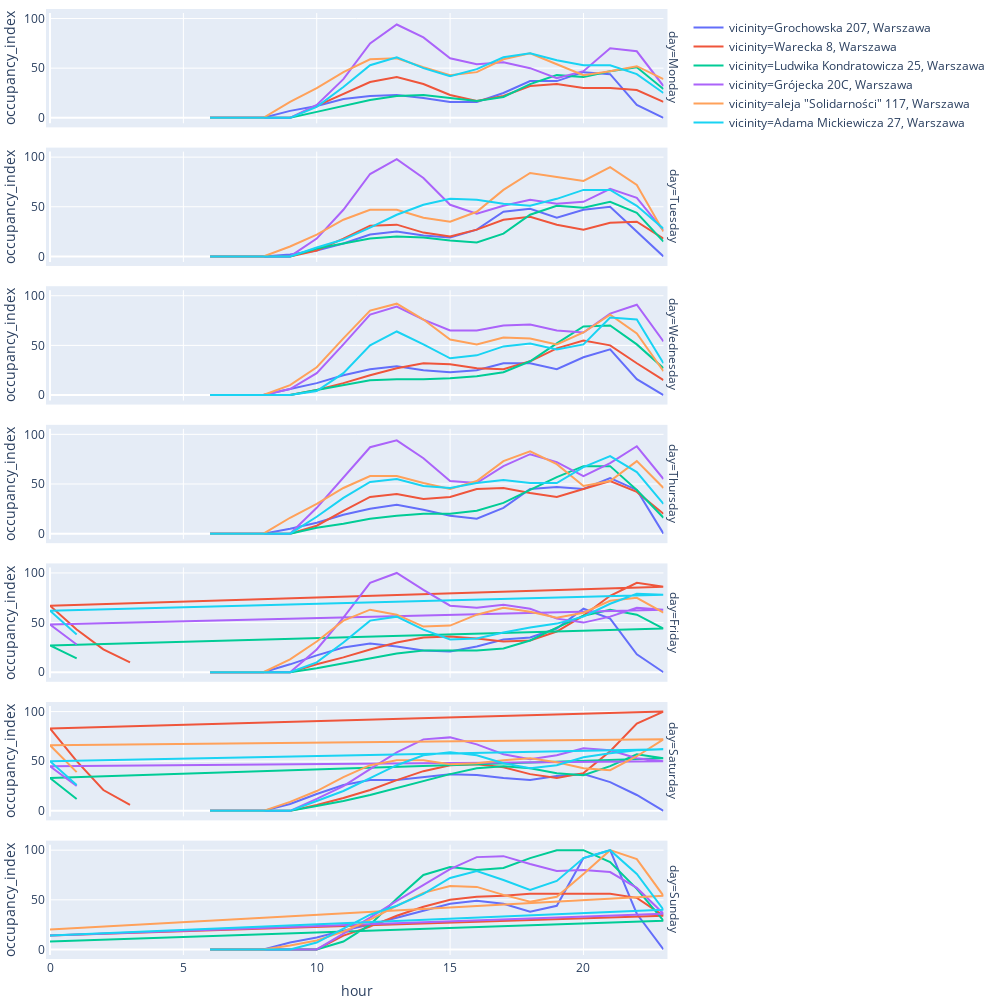

Notebook code for this chart:
### Code cell
# TODO - correct 24.00 -> 0.00 connetcion!

week_days = ['Monday', 'Tuesday', 'Wednesday', 'Thursday', 'Friday', 'Saturday', 'Sunday']
fig = px.line(dr.read_amrit_occupations(), x='hour', y='occupancy_index', facet_row='day', color='vicinity', 
                category_orders={"day": week_days})

fig.update_layout(
    autosize=False,
    width=1000,
    height=1000,
    margin=go.layout.Margin(
        l=50,
        r=50,
        b=10,
        t=10,
        pad=4
    ),
#     paper_bgcolor="LightSteelBlue",
)


fig.show()

### Figure 1 — Plotly figure (JSON) as saved in the notebook; plotly's stock layout.template omitted (floating-point values rounded to 4 significant figures)
{"data": [{"hoverlabel": {"namelength": 0}, "hovertemplate": "vicinity=Grochowska 207, Warszawa<br>day=Monday<br>hour=%{x}<br>occupancy_index=%{y}", "legendgroup": "vicinity=Grochowska 207, Warszawa", "line": {"color": "#636efa", "dash": "solid"}, "mode": "lines", "name": "vicinity=Grochowska 207, Warszawa", "showlegend": true, "type": "scatter", "x": [6, 7, 8, 9, 10, 11, 12, 13, 14, 15, 16, 17, 18, 19, 20, 21, 22, 23], "xaxis": "x7", "y": [0, 0, 0, 7, 12, 19, 22, 23, 20, 16, 16, 25, 37, 37, 46, 44, 13, 0], "yaxis": "y7"}, {"hoverlabel": {"namelength": 0}, "hovertemplate": "vicinity=Grochowska 207, Warszawa<br>day=Tuesday<br>hour=%{x}<br>occupancy_index=%{y}", "legendgroup": "vicinity=Grochowska 207, Warszawa", "line": {"color": "#636efa", "dash": "solid"}, "mode": "lines", "name": "vicinity=Grochowska 207, Warszawa", "showlegend": false, "type": "scatter", "x": [6, 7, 8, 9, 10, 11, 12, 13, 14, 15, 16, 17, 18, 19, 20, 21, 22, 23], "xaxis": "x6", "y": [0, 0, 0, 2, 6, 13, 22, 25, 21, 19, 27, 45, 48, 39, 47, 50, 25, 0], "yaxis": "y6"}, {"hoverlabel": {"namelength": 0}, "hovertemplate": "vicinity=Grochowska 207, Warszawa<br>day=Wednesday<br>hour=%{x}<br>occupancy_index=%{y}", "legendgroup": "vicinity=Grochowska 207, Warszawa", "line": {"color": "#636efa", "dash": "solid"}, "mode": "lines", "name": "vicinity=Grochowska 207, Warszawa", "showlegend": false, "type": "scatter", "x": [6, 7, 8, 9, 10, 11, 12, 13, 14, 15, 16, 17, 18, 19, 20, 21, 22, 23], "xaxis": "x5", "y": [0, 0, 0, 6, 12, 20, 26, 29, 25, 23, 25, 32, 32, 26, 38, 46, 16, 0], "yaxis": "y5"}, {"hoverlabel": {"namelength": 0}, "hovertemplate": "vicinity=Grochowska 207, Warszawa<br>day=Thursday<br>hour=%{x}<br>occupancy_index=%{y}", "legendgroup": "vicinity=Grochowska 207, Warszawa", "line": {"color": "#636efa", "dash": "solid"}, "mode": "lines", "name": "vicinity=Grochowska 207, Warszawa", "showlegend": false, "type": "scatter", "x": [6, 7, 8, 9, 10, 11, 12, 13, 14, 15, 16, 17, 18, 19, 20, 21, 22, 23], "xaxis": "x4", "y": [0, 0, 0, 5, 11, 19, 25, 29, 24, 18, 15, 26, 45, 47, 45, 56, 44, 0], "yaxis": "y4"}, {"hoverlabel": {"namelength": 0}, "hovertemplate": "vicinity=Grochowska 207, Warszawa<br>day=Friday<br>hour=%{x}<br>occupancy_index=%{y}", "legendgroup": "vicinity=Grochowska 207, Warszawa", "line": {"color": "#636efa", "dash": "solid"}, "mode": "lines", "name": "vicinity=Grochowska 207, Warszawa", "showlegend": false, "type": "scatter", "x": [6, 7, 8, 9, 10, 11, 12, 13, 14, 15, 16, 17, 18, 19, 20, 21, 22, 23], "xaxis": "x3", "y": [0, 0, 0, 8, 17, 25, 29, 26, 22, 21, 26, 33, 35, 44, 64, 54, 18, 0], "yaxis": "y3"}, {"hoverlabel": {"namelength": 0}, "hovertemplate": "vicinity=Grochowska 207, Warszawa<br>day=Saturday<br>hour=%{x}<br>occupancy_index=%{y}", "legendgroup": "vicinity=Grochowska 207, Warszawa", "line": {"color": "#636efa", "dash": "solid"}, "mode": "lines", "name": "vicinity=Grochowska 207, Warszawa", "showlegend": false, "type": "scatter", "x": [6, 7, 8, 9, 10, 11, 12, 13, 14, 15, 16, 17, 18, 19, 20, 21, 22, 23], "xaxis": "x2", "y": [0, 0, 0, 7, 17, 26, 31, 31, 34, 37, 36, 33, 31, 35, 37, 29, 16, 0], "yaxis": "y2"}, {"hoverlabel": {"namelength": 0}, "hovertemplate": "vicinity=Grochowska 207, Warszawa<br>day=Sunday<br>hour=%{x}<br>occupancy_index=%{y}", "legendgroup": "vicinity=Grochowska 207, Warszawa", "line": {"color": "#636efa", "dash": "solid"}, "mode": "lines", "name": "vicinity=Grochowska 207, Warszawa", "showlegend": false, "type": "scatter", "x": [6, 7, 8, 9, 10, 11, 12, 13, 14, 15, 16, 17, 18, 19, 20, 21, 22, 23], "xaxis": "x", "y": [0, 0, 0, 7, 12, 19, 25, 32, 39, 46, 49, 46, 38, 44, 92, 100, 36, 0], "yaxis": "y"}, {"hoverlabel": {"namelength": 0}, "hovertemplate": "vicinity=Warecka 8, Warszawa<br>day=Monday<br>hour=%{x}<br>occupancy_index=%{y}", "legendgroup": "vicinity=Warecka 8, Warszawa", "line": {"color": "#EF553B", "dash": "solid"}, "mode": "lines", "name": "vicinity=Warecka 8, Warszawa", "showlegend": true, "type": "scatter", "x": [6, 7, 8, 9, 10, 11, 12, 13, 14, 15, 16, 17, 18, 19, 20, 21, 22, 23], "xaxis": "x7", "y": [0, 0, 0, 0, 12, 24, 36, 41, 34, 23, 17, 22, 32, 34, 30, 30, 28, 16], "yaxis": "y7"}, {"hoverlabel": {"namelength": 0}, "hovertemplate": "vicinity=Warecka 8, Warszawa<br>day=Tuesday<br>hour=%{x}<br>occupancy_index=%{y}", "legendgroup": "vicinity=Warecka 8, Warszawa", "line": {"color": "#EF553B", "dash": "solid"}, "mode": "lines", "name": "vicinity=Warecka 8, Warszawa", "showlegend": false, "type": "scatter", "x": [6, 7, 8, 9, 10, 11, 12, 13, 14, 15, 16, 17, 18, 19, 20, 21, 22, 23], "xaxis": "x6", "y": [0, 0, 0, 0, 6, 18, 31, 32, 24, 20, 27, 37, 40, 32, 27, 34, 35, 18], "yaxis": "y6"}, {"hoverlabel": {"namelength": 0}, "hovertemplate": "vicinity=Warecka 8, Warszawa<br>day=Wednesday<br>hour=%{x}<br>occupancy_index=%{y}", "legendgroup": "vicinity=Warecka 8, Warszawa", "line": {"color": "#EF553B", "dash": "solid"}, "mode": "lines", "name": "vicinity=Warecka 8, Warszawa", "showlegend": false, "type": "scatter", "x": [6, 7, 8, 9, 10, 11, 12, 13, 14, 15, 16, 17, 18, 19, 20, 21, 22, 23], "xaxis": "x5", "y": [0, 0, 0, 0, 5, 12, 20, 27, 32, 31, 27, 26, 34, 47, 55, 50, 32, 15], "yaxis": "y5"}, {"hoverlabel": {"namelength": 0}, "hovertemplate": "vicinity=Warecka 8, Warszawa<br>day=Thursday<br>hour=%{x}<br>occupancy_index=%{y}", "legendgroup": "vicinity=Warecka 8, Warszawa", "line": {"color": "#EF553B", "dash": "solid"}, "mode": "lines", "name": "vicinity=Warecka 8, Warszawa", "showlegend": false, "type": "scatter", "x": [6, 7, 8, 9, 10, 11, 12, 13, 14, 15, 16, 17, 18, 19, 20, 21, 22, 23], "xaxis": "x4", "y": [0, 0, 0, 0, 8, 23, 37, 40, 35, 37, 45, 46, 41, 37, 45, 53, 42, 20], "yaxis": "y4"}, {"hoverlabel": {"namelength": 0}, "hovertemplate": "vicinity=Warecka 8, Warszawa<br>day=Friday<br>hour=%{x}<br>occupancy_index=%{y}", "legendgroup": "vicinity=Warecka 8, Warszawa", "line": {"color": "#EF553B", "dash": "solid"}, "mode": "lines", "name": "vicinity=Warecka 8, Warszawa", "showlegend": false, "type": "scatter", "x": [6, 7, 8, 9, 10, 11, 12, 13, 14, 15, 16, 17, 18, 19, 20, 21, 22, 23, 0, 1, 2, 3], "xaxis": "x3", "y": [0, 0, 0, 0, 8, 15, 23, 30, 35, 36, 34, 31, 32, 41, 57, 77, 90, 86, 67, 43, 23, 10], "yaxis": "y3"}, {"hoverlabel": {"namelength": 0}, "hovertemplate": "vicinity=Warecka 8, Warszawa<br>day=Saturday<br>hour=%{x}<br>occupancy_index=%{y}", "legendgroup": "vicinity=Warecka 8, Warszawa", "line": {"color": "#EF553B", "dash": "solid"}, "mode": "lines", "name": "vicinity=Warecka 8, Warszawa", "showlegend": false, "type": "scatter", "x": [6, 7, 8, 9, 10, 11, 12, 13, 14, 15, 16, 17, 18, 19, 20, 21, 22, 23, 0, 1, 2, 3], "xaxis": "x2", "y": [0, 0, 0, 0, 6, 13, 21, 31, 40, 46, 47, 44, 37, 33, 38, 60, 88, 100, 83, 50, 21, 6], "yaxis": "y2"}, {"hoverlabel": {"namelength": 0}, "hovertemplate": "vicinity=Warecka 8, Warszawa<br>day=Sunday<br>hour=%{x}<br>occupancy_index=%{y}", "legendgroup": "vicinity=Warecka 8, Warszawa", "line": {"color": "#EF553B", "dash": "solid"}, "mode": "lines", "name": "vicinity=Warecka 8, Warszawa", "showlegend": false, "type": "scatter", "x": [6, 7, 8, 9, 10, 11, 12, 13, 14, 15, 16, 17, 18, 19, 20, 21, 22, 23, 0], "xaxis": "x", "y": [0, 0, 0, 0, 0, 14, 23, 34, 43, 50, 53, 54, 56, 56, 56, 56, 52, 34, 14], "yaxis": "y"}, {"hoverlabel": {"namelength": 0}, "hovertemplate": "vicinity=Ludwika Kondratowicza 25, Warszawa<br>day=Monday<br>hour=%{x}<br>occupancy_index=%{y}", "legendgroup": "vicinity=Ludwika Kondratowicza 25, Warszawa", "line": {"color": "#00cc96", "dash": "solid"}, "mode": "lines", "name": "vicinity=Ludwika Kondratowicza 25, Warszawa", "showlegend": true, "type": "scatter", "x": [6, 7, 8, 9, 10, 11, 12, 13, 14, 15, 16, 17, 18, 19, 20, 21, 22, 23], "xaxis": "x7", "y": [0, 0, 0, 0, 6, 12, 18, 22, 23, 20, 17, 21, 34, 43, 41, 47, 51, 29], "yaxis": "y7"}, {"hoverlabel": {"namelength": 0}, "hovertemplate": "vicinity=Ludwika Kondratowicza 25, Warszawa<br>day=Tuesday<br>hour=%{x}<br>occupancy_index=%{y}", "legendgroup": "vicinity=Ludwika Kondratowicza 25, Warszawa", "line": {"color": "#00cc96", "dash": "solid"}, "mode": "lines", "name": "vicinity=Ludwika Kondratowicza 25, Warszawa", "showlegend": false, "type": "scatter", "x": [6, 7, 8, 9, 10, 11, 12, 13, 14, 15, 16, 17, 18, 19, 20, 21, 22, 23], "xaxis": "x6", "y": [0, 0, 0, 0, 8, 13, 18, 20, 19, 16, 14, 23, 42, 51, 49, 55, 44, 15], "yaxis": "y6"}, {"hoverlabel": {"namelength": 0}, "hovertemplate": "vicinity=Ludwika Kondratowicza 25, Warszawa<br>day=Wednesday<br>hour=%{x}<br>occupancy_index=%{y}", "legendgroup": "vicinity=Ludwika Kondratowicza 25, Warszawa", "line": {"color": "#00cc96", "dash": "solid"}, "mode": "lines", "name": "vicinity=Ludwika Kondratowicza 25, Warszawa", "showlegend": false, "type": "scatter", "x": [6, 7, 8, 9, 10, 11, 12, 13, 14, 15, 16, 17, 18, 19, 20, 21, 22, 23], "xaxis": "x5", "y": [0, 0, 0, 0, 5, 10, 15, 16, 16, 17, 19, 23, 34, 52, 69, 70, 51, 27], "yaxis": "y5"}, {"hoverlabel": {"namelength": 0}, "hovertemplate": "vicinity=Ludwika Kondratowicza 25, Warszawa<br>day=Thursday<br>hour=%{x}<br>occupancy_index=%{y}", "legendgroup": "vicinity=Ludwika Kondratowicza 25, Warszawa", "line": {"color": "#00cc96", "dash": "solid"}, "mode": "lines", "name": "vicinity=Ludwika Kondratowicza 25, Warszawa", "showlegend": false, "type": "scatter", "x": [6, 7, 8, 9, 10, 11, 12, 13, 14, 15, 16, 17, 18, 19, 20, 21, 22, 23], "xaxis": "x4", "y": [0, 0, 0, 0, 6, 10, 15, 18, 20, 20, 23, 31, 44, 57, 68, 68, 44, 16], "yaxis": "y4"}, {"hoverlabel": {"namelength": 0}, "hovertemplate": "vicinity=Ludwika Kondratowicza 25, Warszawa<br>day=Friday<br>hour=%{x}<br>occupancy_index=%{y}", "legendgroup": "vicinity=Ludwika Kondratowicza 25, Warszawa", "line": {"color": "#00cc96", "dash": "solid"}, "mode": "lines", "name": "vicinity=Ludwika Kondratowicza 25, Warszawa", "showlegend": false, "type": "scatter", "x": [6, 7, 8, 9, 10, 11, 12, 13, 14, 15, 16, 17, 18, 19, 20, 21, 22, 23, 0, 1], "xaxis": "x3", "y": [0, 0, 0, 0, 4, 9, 14, 19, 22, 22, 22, 24, 32, 45, 57, 63, 58, 44, 27, 14], "yaxis": "y3"}, {"hoverlabel": {"namelength": 0}, "hovertemplate": "vicinity=Ludwika Kondratowicza 25, Warszawa<br>day=Saturday<br>hour=%{x}<br>occupancy_index=%{y}", "legendgroup": "vicinity=Ludwika Kondratowicza 25, Warszawa", "line": {"color": "#00cc96", "dash": "solid"}, "mode": "lines", "name": "vicinity=Ludwika Kondratowicza 25, Warszawa", "showlegend": false, "type": "scatter", "x": [6, 7, 8, 9, 10, 11, 12, 13, 14, 15, 16, 17, 18, 19, 20, 21, 22, 23, 0, 1], "xaxis": "x2", "y": [0, 0, 0, 0, 5, 10, 16, 23, 30, 37, 43, 45, 43, 38, 36, 45, 57, 53, 33, 12], "yaxis": "y2"}, {"hoverlabel": {"namelength": 0}, "hovertemplate": "vicinity=Ludwika Kondratowicza 25, Warszawa<br>day=Sunday<br>hour=%{x}<br>occupancy_index=%{y}", "legendgroup": "vicinity=Ludwika Kondratowicza 25, Warszawa", "line": {"color": "#00cc96", "dash": "solid"}, "mode": "lines", "name": "vicinity=Ludwika Kondratowicza 25, Warszawa", "showlegend": false, "type": "scatter", "x": [6, 7, 8, 9, 10, 11, 12, 13, 14, 15, 16, 17, 18, 19, 20, 21, 22, 23, 0], "xaxis": "x", "y": [0, 0, 0, 0, 0, 8, 25, 51, 75, 83, 80, 82, 92, 100, 100, 88, 61, 29, 8], "yaxis": "y"}, {"hoverlabel": {"namelength": 0}, "hovertemplate": "vicinity=Grójecka 20C, Warszawa<br>day=Monday<br>hour=%{x}<br>occupancy_index=%{y}", "legendgroup": "vicinity=Grójecka 20C, Warszawa", "line": {"color": "#ab63fa", "dash": "solid"}, "mode": "lines", "name": "vicinity=Grójecka 20C, Warszawa", "showlegend": true, "type": "scatter", "x": [6, 7, 8, 9, 10, 11, 12, 13, 14, 15, 16, 17, 18, 19, 20, 21, 22, 23], "xaxis": "x7", "y": [0, 0, 0, 0, 13, 39, 75, 94, 81, 60, 54, 56, 50, 40, 47, 70, 67, 32], "yaxis": "y7"}, {"hoverlabel": {"namelength": 0}, "hovertemplate": "vicinity=Grójecka 20C, Warszawa<br>day=Tuesday<br>hour=%{x}<br>occupancy_index=%{y}", "legendgroup": "vicinity=Grójecka 20C, Warszawa", "line": {"color": "#ab63fa", "dash": "solid"}, "mode": "lines", "name": "vicinity=Grójecka 20C, Warszawa", "showlegend": false, "type": "scatter", "x": [6, 7, 8, 9, 10, 11, 12, 13, 14, 15, 16, 17, 18, 19, 20, 21, 22, 23], "xaxis": "x6", "y": [0, 0, 0, 0, 18, 47, 83, 98, 79, 52, 43, 51, 57, 53, 55, 68, 59, 26], "yaxis": "y6"}, {"hoverlabel": {"namelength": 0}, "hovertemplate": "vicinity=Grójecka 20C, Warszawa<br>day=Wednesday<br>hour=%{x}<br>occupancy_index=%{y}", "legendgroup": "vicinity=Grójecka 20C, Warszawa", "line": {"color": "#ab63fa", "dash": "solid"}, "mode": "lines", "name": "vicinity=Grójecka 20C, Warszawa", "showlegend": false, "type": "scatter", "x": [6, 7, 8, 9, 10, 11, 12, 13, 14, 15, 16, 17, 18, 19, 20, 21, 22, 23], "xaxis": "x5", "y": [0, 0, 0, 6, 22, 51, 81, 89, 76, 65, 65, 70, 71, 65, 63, 82, 91, 54], "yaxis": "y5"}, {"hoverlabel": {"namelength": 0}, "hovertemplate": "vicinity=Grójecka 20C, Warszawa<br>day=Thursday<br>hour=%{x}<br>occupancy_index=%{y}", "legendgroup": "vicinity=Grójecka 20C, Warszawa", "line": {"color": "#ab63fa", "dash": "solid"}, "mode": "lines", "name": "vicinity=Grójecka 20C, Warszawa", "showlegend": false, "type": "scatter", "x": [6, 7, 8, 9, 10, 11, 12, 13, 14, 15, 16, 17, 18, 19, 20, 21, 22, 23], "xaxis": "x4", "y": [0, 0, 0, 0, 26, 57, 87, 94, 76, 53, 51, 68, 80, 72, 58, 71, 88, 55], "yaxis": "y4"}, {"hoverlabel": {"namelength": 0}, "hovertemplate": "vicinity=Grójecka 20C, Warszawa<br>day=Friday<br>hour=%{x}<br>occupancy_index=%{y}", "legendgroup": "vicinity=Grójecka 20C, Warszawa", "line": {"color": "#ab63fa", "dash": "solid"}, "mode": "lines", "name": "vicinity=Grójecka 20C, Warszawa", "showlegend": false, "type": "scatter", "x": [6, 7, 8, 9, 10, 11, 12, 13, 14, 15, 16, 17, 18, 19, 20, 21, 22, 23, 0, 1], "xaxis": "x3", "y": [0, 0, 0, 0, 23, 55, 90, 100, 83, 67, 65, 68, 64, 54, 50, 56, 65, 63, 48, 28], "yaxis": "y3"}, {"hoverlabel": {"namelength": 0}, "hovertemplate": "vicinity=Grójecka 20C, Warszawa<br>day=Saturday<br>hour=%{x}<br>occupancy_index=%{y}", "legendgroup": "vicinity=Grójecka 20C, Warszawa", "line": {"color": "#ab63fa", "dash": "solid"}, "mode": "lines", "name": "vicinity=Grójecka 20C, Warszawa", "showlegend": false, "type": "scatter", "x": [6, 7, 8, 9, 10, 11, 12, 13, 14, 15, 16, 17, 18, 19, 20, 21, 22, 23, 0, 1], "xaxis": "x2", "y": [0, 0, 0, 0, 12, 25, 42, 59, 72, 74, 67, 57, 52, 56, 63, 61, 53, 50, 45, 25], "yaxis": "y2"}, {"hoverlabel": {"namelength": 0}, "hovertemplate": "vicinity=Grójecka 20C, Warszawa<br>day=Sunday<br>hour=%{x}<br>occupancy_index=%{y}", "legendgroup": "vicinity=Grójecka 20C, Warszawa", "line": {"color": "#ab63fa", "dash": "solid"}, "mode": "lines", "name": "vicinity=Grójecka 20C, Warszawa", "showlegend": false, "type": "scatter", "x": [6, 7, 8, 9, 10, 11, 12, 13, 14, 15, 16, 17, 18, 19, 20, 21, 22, 23, 0], "xaxis": "x", "y": [0, 0, 0, 0, 0, 16, 32, 49, 65, 81, 93, 94, 86, 79, 80, 78, 62, 36, 14], "yaxis": "y"}, {"hoverlabel": {"namelength": 0}, "hovertemplate": "vicinity=aleja \"Solidarności\" 117, Warszawa<br>day=Monday<br>hour=%{x}<br>occupancy_index=%{y}", "legendgroup": "vicinity=aleja \"Solidarności\" 117, Warszawa", "line": {"color": "#FFA15A", "dash": "solid"}, "mode": "lines", "name": "vicinity=aleja \"Solidarności\" 117, Warszawa", "showlegend": true, "type": "scatter", "x": [6, 7, 8, 9, 10, 11, 12, 13, 14, 15, 16, 17, 18, 19, 20, 21, 22, 23], "xaxis": "x7", "y": [0, 0, 0, 16, 30, 46, 59, 60, 51, 43, 46, 59, 65, 54, 43, 47, 52, 39], "yaxis": "y7"}, {"hoverlabel": {"namelength": 0}, "hovertemplate": "vicinity=aleja \"Solidarności\" 117, Warszawa<br>day=Tuesday<br>hour=%{x}<br>occupancy_index=%{y}", "legendgroup": "vicinity=aleja \"Solidarności\" 117, Warszawa", "line": {"color": "#FFA15A", "dash": "solid"}, "mode": "lines", "name": "vicinity=aleja \"Solidarności\" 117, Warszawa", "showlegend": false, "type": "scatter", "x": [6, 7, 8, 9, 10, 11, 12, 13, 14, 15, 16, 17, 18, 19, 20, 21, 22, 23], "xaxis": "x6", "y": [0, 0, 0, 10, 22, 37, 47, 47, 39, 35, 45, 67, 84, 80, 76, 90, 72, 25], "yaxis": "y6"}, {"hoverlabel": {"namelength": 0}, "hovertemplate": "vicinity=aleja \"Solidarności\" 117, Warszawa<br>day=Wednesday<br>hour=%{x}<br>occupancy_index=%{y}", "legendgroup": "vicinity=aleja \"Solidarności\" 117, Warszawa", "line": {"color": "#FFA15A", "dash": "solid"}, "mode": "lines", "name": "vicinity=aleja \"Solidarności\" 117, Warszawa", "showlegend": false, "type": "scatter", "x": [6, 7, 8, 9, 10, 11, 12, 13, 14, 15, 16, 17, 18, 19, 20, 21, 22, 23], "xaxis": "x5", "y": [0, 0, 0, 10, 28, 57, 85, 92, 76, 56, 51, 58, 57, 51, 63, 81, 62, 24], "yaxis": "y5"}, {"hoverlabel": {"namelength": 0}, "hovertemplate": "vicinity=aleja \"Solidarności\" 117, Warszawa<br>day=Thursday<br>hour=%{x}<br>occupancy_index=%{y}", "legendgroup": "vicinity=aleja \"Solidarności\" 117, Warszawa", "line": {"color": "#FFA15A", "dash": "solid"}, "mode": "lines", "name": "vicinity=aleja \"Solidarności\" 117, Warszawa", "showlegend": false, "type": "scatter", "x": [6, 7, 8, 9, 10, 11, 12, 13, 14, 15, 16, 17, 18, 19, 20, 21, 22, 23], "xaxis": "x4", "y": [0, 0, 0, 16, 30, 46, 58, 58, 51, 45, 53, 73, 83, 70, 48, 53, 73, 46], "yaxis": "y4"}, {"hoverlabel": {"namelength": 0}, "hovertemplate": "vicinity=aleja \"Solidarności\" 117, Warszawa<br>day=Friday<br>hour=%{x}<br>occupancy_index=%{y}", "legendgroup": "vicinity=aleja \"Solidarności\" 117, Warszawa", "line": {"color": "#FFA15A", "dash": "solid"}, "mode": "lines", "name": "vicinity=aleja \"Solidarności\" 117, Warszawa", "showlegend": false, "type": "scatter", "x": [6, 7, 8, 9, 10, 11, 12, 13, 14, 15, 16, 17, 18, 19, 20, 21, 22, 23], "xaxis": "x3", "y": [0, 0, 0, 13, 31, 52, 63, 58, 46, 47, 58, 65, 61, 55, 60, 72, 75, 60], "yaxis": "y3"}, {"hoverlabel": {"namelength": 0}, "hovertemplate": "vicinity=aleja \"Solidarności\" 117, Warszawa<br>day=Saturday<br>hour=%{x}<br>occupancy_index=%{y}", "legendgroup": "vicinity=aleja \"Solidarności\" 117, Warszawa", "line": {"color": "#FFA15A", "dash": "solid"}, "mode": "lines", "name": "vicinity=aleja \"Solidarności\" 117, Warszawa", "showlegend": false, "type": "scatter", "x": [6, 7, 8, 9, 10, 11, 12, 13, 14, 15, 16, 17, 18, 19, 20, 21, 22, 23, 0, 1], "xaxis": "x2", "y": [0, 0, 0, 9, 20, 34, 46, 51, 51, 47, 48, 51, 53, 49, 43, 41, 55, 72, 66, 39], "yaxis": "y2"}, {"hoverlabel": {"namelength": 0}, "hovertemplate": "vicinity=aleja \"Solidarności\" 117, Warszawa<br>day=Sunday<br>hour=%{x}<br>occupancy_index=%{y}", "legendgroup": "vicinity=aleja \"Solidarności\" 117, Warszawa", "line": {"color": "#FFA15A", "dash": "solid"}, "mode": "lines", "name": "vicinity=aleja \"Solidarności\" 117, Warszawa", "showlegend": false, "type": "scatter", "x": [6, 7, 8, 9, 10, 11, 12, 13, 14, 15, 16, 17, 18, 19, 20, 21, 22, 23, 0], "xaxis": "x", "y": [0, 0, 0, 4, 9, 18, 30, 44, 57, 64, 63, 55, 48, 53, 76, 100, 91, 54, 20], "yaxis": "y"}, {"hoverlabel": {"namelength": 0}, "hovertemplate": "vicinity=Adama Mickiewicza 27, Warszawa<br>day=Monday<br>hour=%{x}<br>occupancy_index=%{y}", "legendgroup": "vicinity=Adama Mickiewicza 27, Warszawa", "line": {"color": "#19d3f3", "dash": "solid"}, "mode": "lines", "name": "vicinity=Adama Mickiewicza 27, Warszawa", "showlegend": true, "type": "scatter", "x": [6, 7, 8, 9, 10, 11, 12, 13, 14, 15, 16, 17, 18, 19, 20, 21, 22, 23], "xaxis": "x7", "y": [0, 0, 0, 0, 11, 31, 53, 61, 50, 42, 49, 61, 65, 58, 53, 53, 44, 25], "yaxis": "y7"}, {"hoverlabel": {"namelength": 0}, "hovertemplate": "vicinity=Adama Mickiewicza 27, Warszawa<br>day=Tuesday<br>hour=%{x}<br>occupancy_index=%{y}", "legendgroup": "vicinity=Adama Mickiewicza 27, Warszawa", "line": {"color": "#19d3f3", "dash": "solid"}, "mode": "lines", "name": "vicinity=Adama Mickiewicza 27, Warszawa", "showlegend": false, "type": "scatter", "x": [6, 7, 8, 9, 10, 11, 12, 13, 14, 15, 16, 17, 18, 19, 20, 21, 22, 23], "xaxis": "x6", "y": [0, 0, 0, 0, 9, 17, 29, 42, 52, 58, 57, 53, 51, 58, 67, 67, 51, 28], "yaxis": "y6"}, {"hoverlabel": {"namelength": 0}, "hovertemplate": "vicinity=Adama Mickiewicza 27, Warszawa<br>day=Wednesday<br>hour=%{x}<br>occupancy_index=%{y}", "legendgroup": "vicinity=Adama Mickiewicza 27, Warszawa", "line": {"color": "#19d3f3", "dash": "solid"}, "mode": "lines", "name": "vicinity=Adama Mickiewicza 27, Warszawa", "showlegend": false, "type": "scatter", "x": [6, 7, 8, 9, 10, 11, 12, 13, 14, 15, 16, 17, 18, 19, 20, 21, 22, 23], "xaxis": "x5", "y": [0, 0, 0, 0, 4, 22, 50, 64, 51, 37, 40, 49, 52, 46, 51, 78, 76, 32], "yaxis": "y5"}, {"hoverlabel": {"namelength": 0}, "hovertemplate": "vicinity=Adama Mickiewicza 27, Warszawa<br>day=Thursday<br>hour=%{x}<br>occupancy_index=%{y}", "legendgroup": "vicinity=Adama Mickiewicza 27, Warszawa", "line": {"color": "#19d3f3", "dash": "solid"}, "mode": "lines", "name": "vicinity=Adama Mickiewicza 27, Warszawa", "showlegend": false, "type": "scatter", "x": [6, 7, 8, 9, 10, 11, 12, 13, 14, 15, 16, 17, 18, 19, 20, 21, 22, 23], "xaxis": "x4", "y": [0, 0, 0, 0, 17, 36, 52, 55, 48, 46, 51, 54, 51, 51, 67, 78, 62, 30], "yaxis": "y4"}, {"hoverlabel": {"namelength": 0}, "hovertemplate": "vicinity=Adama Mickiewicza 27, Warszawa<br>day=Friday<br>hour=%{x}<br>occupancy_index=%{y}", "legendgroup": "vicinity=Adama Mickiewicza 27, Warszawa", "line": {"color": "#19d3f3", "dash": "solid"}, "mode": "lines", "name": "vicinity=Adama Mickiewicza 27, Warszawa", "showlegend": false, "type": "scatter", "x": [6, 7, 8, 9, 10, 11, 12, 13, 14, 15, 16, 17, 18, 19, 20, 21, 22, 23, 0, 1], "xaxis": "x3", "y": [0, 0, 0, 0, 10, 30, 52, 56, 43, 33, 34, 40, 45, 49, 56, 69, 79, 78, 62, 38], "yaxis": "y3"}, {"hoverlabel": {"namelength": 0}, "hovertemplate": "vicinity=Adama Mickiewicza 27, Warszawa<br>day=Saturday<br>hour=%{x}<br>occupancy_index=%{y}", "legendgroup": "vicinity=Adama Mickiewicza 27, Warszawa", "line": {"color": "#19d3f3", "dash": "solid"}, "mode": "lines", "name": "vicinity=Adama Mickiewicza 27, Warszawa", "showlegend": false, "type": "scatter", "x": [6, 7, 8, 9, 10, 11, 12, 13, 14, 15, 16, 17, 18, 19, 20, 21, 22, 23, 0, 1], "xaxis": "x2", "y": [0, 0, 0, 0, 10, 20, 33, 46, 56, 59, 56, 48, 43, 46, 54, 58, 61, 62, 50, 26], "yaxis": "y2"}, {"hoverlabel": {"namelength": 0}, "hovertemplate": "vicinity=Adama Mickiewicza 27, Warszawa<br>day=Sunday<br>hour=%{x}<br>occupancy_index=%{y}", "legendgroup": "vicinity=Adama Mickiewicza 27, Warszawa", "line": {"color": "#19d3f3", "dash": "solid"}, "mode": "lines", "name": "vicinity=Adama Mickiewicza 27, Warszawa", "showlegend": false, "type": "scatter", "x": [6, 7, 8, 9, 10, 11, 12, 13, 14, 15, 16, 17, 18, 19, 20, 21, 22, 23, 0], "xaxis": "x", "y": [0, 0, 0, 0, 7, 21, 35, 44, 56, 72, 79, 70, 60, 69, 92, 100, 76, 40, 14], "yaxis": "y"}], "layout": {"annotations": [{"font": {}, "showarrow": false, "text": "day=Sunday", "textangle": 90, "x": 0.98, "xanchor": "left", "xref": "paper", "y": 0.05857, "yanchor": "middle", "yref": "paper"}, {"font": {}, "showarrow": false, "text": "day=Saturday", "textangle": 90, "x": 0.98, "xanchor": "left", "xref": "paper", "y": 0.2057, "yanchor": "middle", "yref": "paper"}, {"font": {}, "showarrow": false, "text": "day=Friday", "textangle": 90, "x": 0.98, "xanchor": "left", "xref": "paper", "y": 0.3529, "yanchor": "middle", "yref": "paper"}, {"font": {}, "showarrow": false, "text": "day=Thursday", "textangle": 90, "x": 0.98, "xanchor": "left", "xref": "paper", "y": 0.5, "yanchor": "middle", "yref": "paper"}, {"font": {}, "showarrow": false, "text": "day=Wednesday", "textangle": 90, "x": 0.98, "xanchor": "left", "xref": "paper", "y": 0.6471, "yanchor": "middle", "yref": "paper"}, {"font": {}, "showarrow": false, "text": "day=Tuesday", "textangle": 90, "x": 0.98, "xanchor": "left", "xref": "paper", "y": 0.7943, "yanchor": "middle", "yref": "paper"}, {"font": {}, "showarrow": false, "text": "day=Monday", "textangle": 90, "x": 0.98, "xanchor": "left", "xref": "paper", "y": 0.9414, "yanchor": "middle", "yref": "paper"}], "autosize": false, "height": 1000, "legend": {"tracegroupgap": 0}, "margin": {"b": 10, "l": 50, "pad": 4, "r": 50, "t": 10}, "width": 1000, "xaxis": {"anchor": "y", "domain": [0, 0.98], "title": {"text": "hour"}}, "xaxis2": {"anchor": "y2", "domain": [0, 0.98], "matches": "x", "showticklabels": false}, "xaxis3": {"anchor": "y3", "domain": [0, 0.98], "matches": "x", "showticklabels": false}, "xaxis4": {"anchor": "y4", "domain": [0, 0.98], "matches": "x", "showticklabels": false}, "xaxis5": {"anchor": "y5", "domain": [0, 0.98], "matches": "x", "showticklabels": false}, "xaxis6": {"anchor": "y6", "domain": [0, 0.98], "matches": "x", "showticklabels": false}, "xaxis7": {"anchor": "y7", "domain": [0, 0.98], "matches": "x", "showticklabels": false}, "yaxis": {"anchor": "x", "domain": [0, 0.1171], "title": {"text": "occupancy_index"}}, "yaxis2": {"anchor": "x2", "domain": [0.1471, 0.2643], "matches": "y", "title": {"text": "occupancy_index"}}, "yaxis3": {"anchor": "x3", "domain": [0.2943, 0.4114], "matches": "y", "title": {"text": "occupancy_index"}}, "yaxis4": {"anchor": "x4", "domain": [0.4414, 0.5586], "matches": "y", "title": {"text": "occupancy_index"}}, "yaxis5": {"anchor": "x5", "domain": [0.5886, 0.7057], "matches": "y", "title": {"text": "occupancy_index"}}, "yaxis6": {"anchor": "x6", "domain": [0.7357, 0.8529], "matches": "y", "title": {"text": "occupancy_index"}}, "yaxis7": {"anchor": "x7", "domain": [0.8829, 1.0], "matches": "y", "title": {"text": "occupancy_index"}}}}
